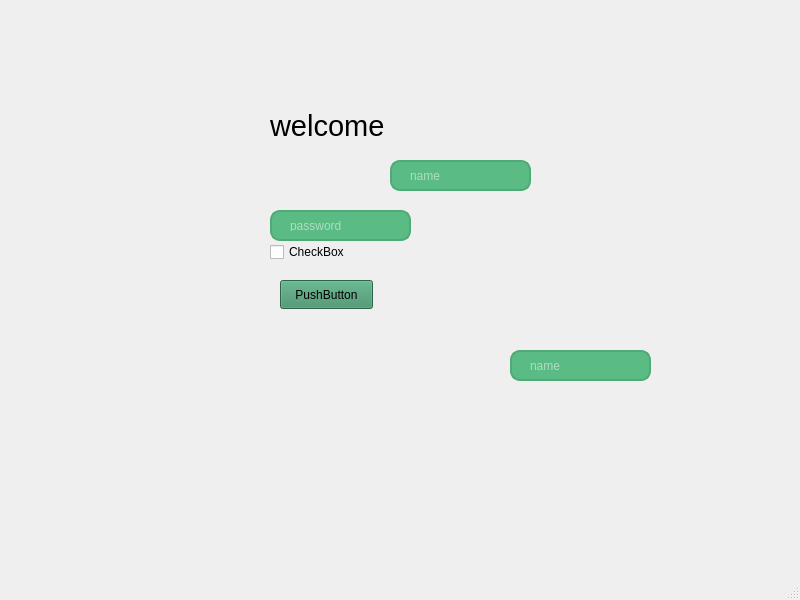
<?xml version="1.0" encoding="UTF-8"?>
<ui version="4.0">
 <class>MainWindow</class>
 <widget class="QMainWindow" name="MainWindow">
  <property name="geometry">
   <rect>
    <x>0</x>
    <y>0</y>
    <width>800</width>
    <height>600</height>
   </rect>
  </property>
  <property name="windowTitle">
   <string>MainWindow</string>
  </property>
  <widget class="QWidget" name="centralwidget">
   <widget class="QLineEdit" name="lineEdit">
    <property name="geometry">
     <rect>
      <x>390</x>
      <y>160</y>
      <width>141</width>
      <height>31</height>
     </rect>
    </property>
    <property name="styleSheet">
     <string notr="true">background-color: #5abc84;
color: white;
border-radius: 10px;
border: 2px solid #4eaa76;
padding: 8px 16px;
</string>
    </property>
    <property name="text">
     <string/>
    </property>
    <property name="placeholderText">
     <string>name</string>
    </property>
   </widget>
   <widget class="QLineEdit" name="lineEdit_2">
    <property name="geometry">
     <rect>
      <x>270</x>
      <y>210</y>
      <width>141</width>
      <height>31</height>
     </rect>
    </property>
    <property name="styleSheet">
     <string notr="true">background-color: #5abc84;
color: white;
border-radius: 10px;
border: 2px solid #4eaa76;
padding: 8px 16px;</string>
    </property>
    <property name="placeholderText">
     <string>password</string>
    </property>
   </widget>
   <widget class="QLabel" name="label">
    <property name="geometry">
     <rect>
      <x>270</x>
      <y>80</y>
      <width>151</width>
      <height>91</height>
     </rect>
    </property>
    <property name="font">
     <font>
      <pointsize>22</pointsize>
     </font>
    </property>
    <property name="text">
     <string>welcome      </string>
    </property>
   </widget>
   <widget class="QCheckBox" name="checkBox">
    <property name="geometry">
     <rect>
      <x>270</x>
      <y>240</y>
      <width>91</width>
      <height>24</height>
     </rect>
    </property>
    <property name="text">
     <string>CheckBox</string>
    </property>
   </widget>
   <widget class="QPushButton" name="pushButton">
    <property name="geometry">
     <rect>
      <x>280</x>
      <y>280</y>
      <width>93</width>
      <height>29</height>
     </rect>
    </property>
    <property name="styleSheet">
     <string notr="true">background-color: #3d8c65;
border-color: #2c6b4e;</string>
    </property>
    <property name="text">
     <string>PushButton</string>
    </property>
   </widget>
   <widget class="QLineEdit" name="lineEdit_3">
    <property name="geometry">
     <rect>
      <x>510</x>
      <y>350</y>
      <width>141</width>
      <height>31</height>
     </rect>
    </property>
    <property name="styleSheet">
     <string notr="true">background-color: #5abc84;
color: white;
border-radius: 10px;
border: 2px solid #4eaa76;
padding: 8px 16px;
</string>
    </property>
    <property name="text">
     <string/>
    </property>
    <property name="placeholderText">
     <string>name</string>
    </property>
   </widget>
  </widget>
  <widget class="QMenuBar" name="menubar">
   <property name="geometry">
    <rect>
     <x>0</x>
     <y>0</y>
     <width>800</width>
     <height>26</height>
    </rect>
   </property>
  </widget>
  <widget class="QStatusBar" name="statusbar"/>
 </widget>
 <resources/>
 <connections/>
</ui>
